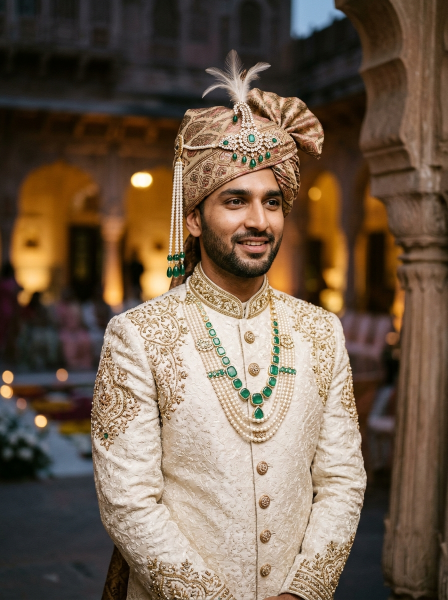
#> input picture assets/groom_kuldeep.jpg, 896 x 1200 px, found by its file name (shown at 1/2 size)
$ python generate_kuldeep_teena_pdf.py
#> lines starting #> are read from the running program, lines starting #| are printed output that depends on the picture
import os
import qrcode
from PIL import Image, ImageDraw, ImageOps
from reportlab.lib.pagesizes import A4
from reportlab.lib import colors
from reportlab.pdfgen import canvas
from reportlab.pdfbase import pdfmetrics
from reportlab.pdfbase.ttfonts import TTFont

# Register system fonts
try:
    pdfmetrics.registerFont(TTFont('Georgia', r'C:\Windows\Fonts\georgia.ttf'))
#> (this line was passed over: reportlab is not available in this run)
    pdfmetrics.registerFont(TTFont('Georgia-Bold', r'C:\Windows\Fonts\georgiab.ttf'))
#> (this line was passed over: reportlab is not available in this run)
    pdfmetrics.registerFont(TTFont('Georgia-Italic', r'C:\Windows\Fonts\georgiai.ttf'))
#> (this line was passed over: reportlab is not available in this run)
except Exception as e:
    print('Georgia font fallback:', e)

try:
    pdfmetrics.registerFont(TTFont('Nirmala', r'C:\Windows\Fonts\Nirmala.ttf'))
#> (this line was passed over: reportlab is not available in this run)
    pdfmetrics.registerFont(TTFont('Nirmala-Bold', r'C:\Windows\Fonts\NirmalaB.ttf'))
#> (this line was passed over: reportlab is not available in this run)
except Exception as e:
    print('Nirmala font fallback:', e)

def create_arched_portrait(img_path, output_path, size=(400, 500), border_color=(212, 175, 55), border_w=6):
    """Crop an image into a regal arched frame with gold border for the royal cover."""
#> called with output_path = 'groom_arch.png', size = (360, 460), border_color = (212, 175, 55), border_w = 6
    img = Image.open(img_path).convert("RGBA")
    w, h = size

    # Resize and center crop
    aspect_target = w / h
    img_w, img_h = img.size
#> img_w = 896; img_h = 1200
    aspect_img = img_w / img_h
#> aspect_img = 0.747

    if aspect_img > aspect_target:
        new_w = int(img_h * aspect_target)
        left = (img_w - new_w) // 2
        img = img.crop((left, 0, left + new_w, img_h))
    else:
        new_h = int(img_w / aspect_target)
#> new_h = 1144
        top = (img_h - new_h) // 2
#> top = 28
        img = img.crop((0, top, img_w, top + new_h))
#> img: PIL image 896x1144 RGBA

    img = img.resize((w, h), Image.Resampling.LANCZOS)
#> img: PIL image 360x460 RGBA

    # Create arch mask (top half ellipse/round, bottom rect)
    mask = Image.new("L", (w, h), 0)
#> mask: PIL image 360x460 L; every value is 0
    draw = ImageDraw.Draw(mask)
    radius = w // 2
    draw.pieslice([(0, 0), (w, w)], 180, 360, fill=255)
    draw.rectangle([(0, radius), (w, h)], fill=255)

    # Apply mask
    result = Image.new("RGBA", (w, h), (0, 0, 0, 0))
#> result: PIL image 360x460 RGBA; every value is 0
    result.paste(img, (0, 0), mask=mask)
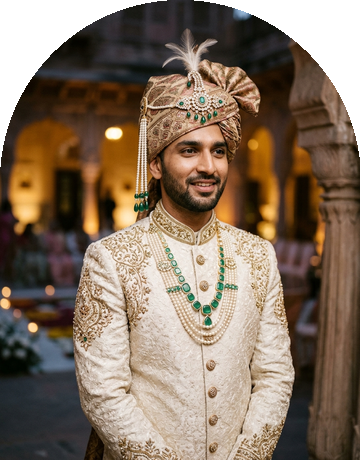
#> result: PIL image 360x460 RGBA; mean R, G, B, A 111.6, 93.2, 76.1, 233.7; transparent parts drawn white

    # Draw gold border
    draw_res = ImageDraw.Draw(result)
    for i in range(border_w):
        draw_res.arc([(i, i), (w - 1 - i, w - 1 - i)], 180, 360, fill=border_color)
        draw_res.line([(i, radius), (i, h - 1 - i)], fill=border_color)
        draw_res.line([(w - 1 - i, radius), (w - 1 - i, h - 1 - i)], fill=border_color)
        draw_res.line([(i, h - 1 - i), (w - 1 - i, h - 1 - i)], fill=border_color)

    result.save(output_path, "PNG")
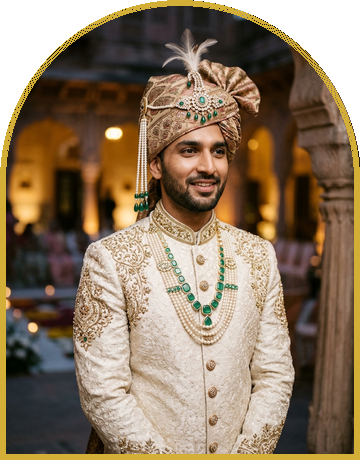
#> saved as groom_arch.png: PIL image 360x460 RGBA; mean R, G, B, A 119, 99.2, 76.4, 233.7; transparent parts drawn white
    return output_path

def generate_kuldeep_teena_pdf(
    output_path=r'C:\Users\Hp\.gemini\antigravity\scratch\param-pummy-wedding\assets\Kuldeep_Teena_Royal_Wedding_Invitation.pdf',
    website_url='https://pushu1.github.io/param-pummy-wedding/',
    maps_url='https://maps.app.goo.gl/hPi6DXWJZEpUG5Vm9',
    groom_img=r'C:\Users\Hp\.gemini\antigravity\scratch\param-pummy-wedding\assets\groom_kuldeep.jpg',
    bride_img=r'C:\Users\Hp\.gemini\antigravity\scratch\param-pummy-wedding\assets\bride_teena.jpg',
    qr_img_path=r'C:\Users\Hp\.gemini\antigravity\scratch\param-pummy-wedding\assets\venue_maps_qr.png',
    seal_img_path=r'C:\Users\Hp\.gemini\antigravity\scratch\param-pummy-wedding\assets\kt_wax_seal.png'
):
    assets_dir = os.path.dirname(output_path)
    groom_arch = os.path.join(assets_dir, 'groom_arch.png')
    bride_arch = os.path.join(assets_dir, 'bride_arch.png')

    create_arched_portrait(groom_img, groom_arch, size=(360, 460))
    create_arched_portrait(bride_img, bride_arch, size=(360, 460))
#> call 2 of create_arched_portrait, with output_path = 'bride_arch.png', size = (360, 460), border_color = (212, 175, 55), border_w = 6
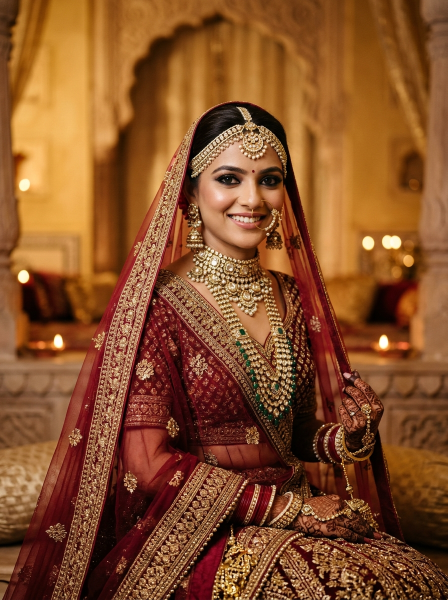
#> input picture assets/bride_teena.jpg, 896 x 1200 px, found by its file name (shown at 1/2 size)
#> in create_arched_portrait (call 2), `img = img.crop((0, top, img_w, top + new_h))`:
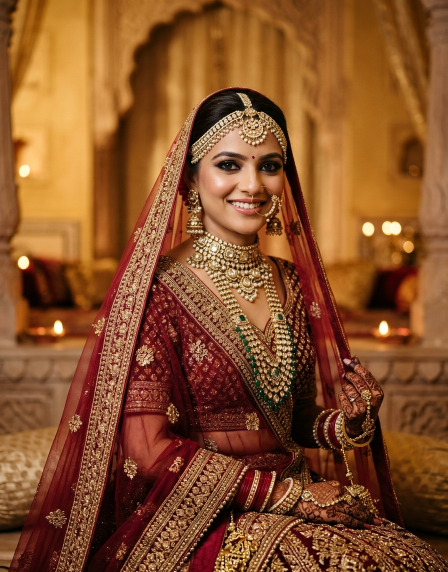
#> img: PIL image 896x1144 RGBA (shown at 1/2 size); mean R, G, B, A 135.2, 80.3, 41.8, 255
#> in create_arched_portrait (call 2), `img = img.resize((w, h), Image.Resampling.LANCZOS)`:
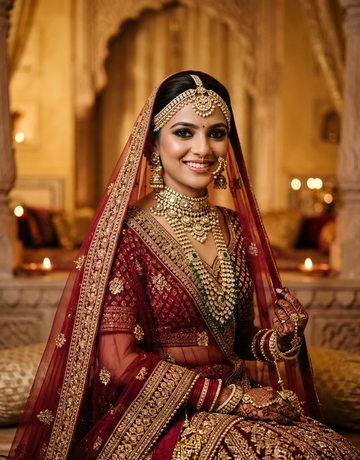
#> img: PIL image 360x460 RGBA; mean R, G, B, A 135.2, 80.3, 41.9, 255
#> in create_arched_portrait (call 2), `result.paste(img, (0, 0), mask=mask)`:
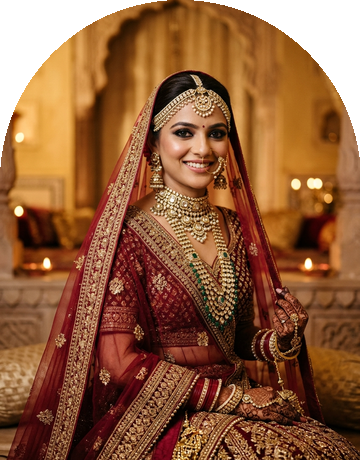
#> result: PIL image 360x460 RGBA; mean R, G, B, A 122.4, 72.2, 38.7, 233.7; transparent parts drawn white
#> in create_arched_portrait (call 2), `result.save(output_path, "PNG")`:
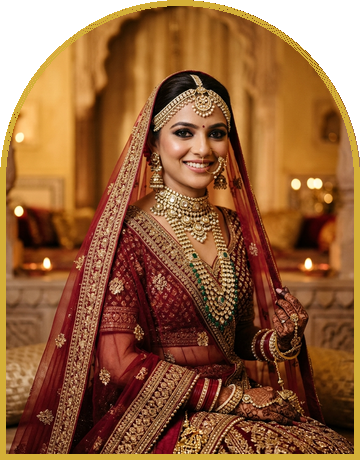
#> saved as bride_arch.png: PIL image 360x460 RGBA; mean R, G, B, A 126.5, 76.9, 39.3, 233.7; transparent parts drawn white

    # Ensure maps QR code exists
    if not os.path.exists(qr_img_path):
        qr = qrcode.QRCode(
            version=1,
            error_correction=qrcode.constants.ERROR_CORRECT_H,
            box_size=10,
            border=2,
        )
        qr.add_data(maps_url)
        qr.make(fit=True)
        img = qr.make_image(fill_color='#3D2E24', back_color='#FFFDF9')
        img.save(qr_img_path)

#> (the run stopped early here; a loop or call above may not have finished)
